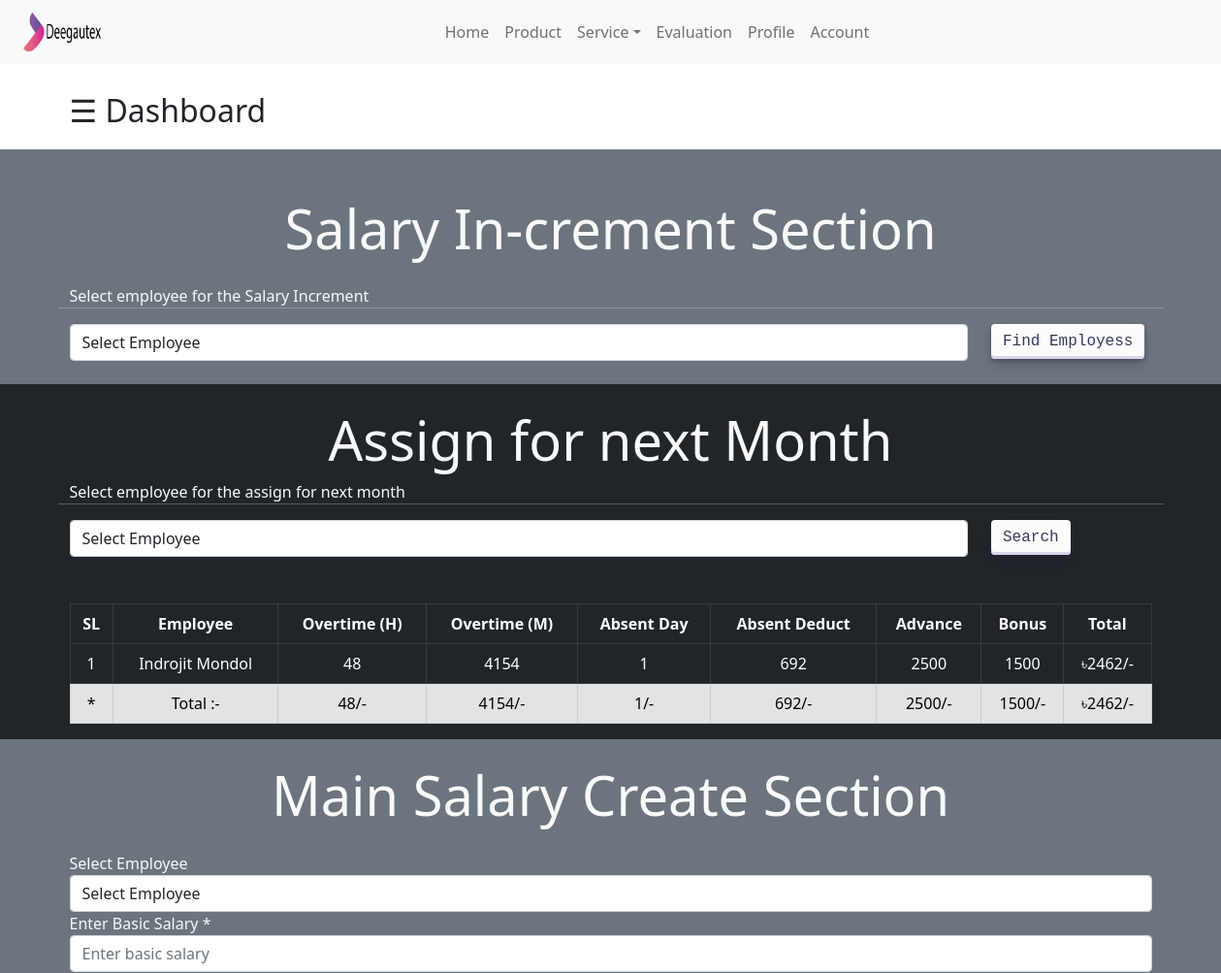
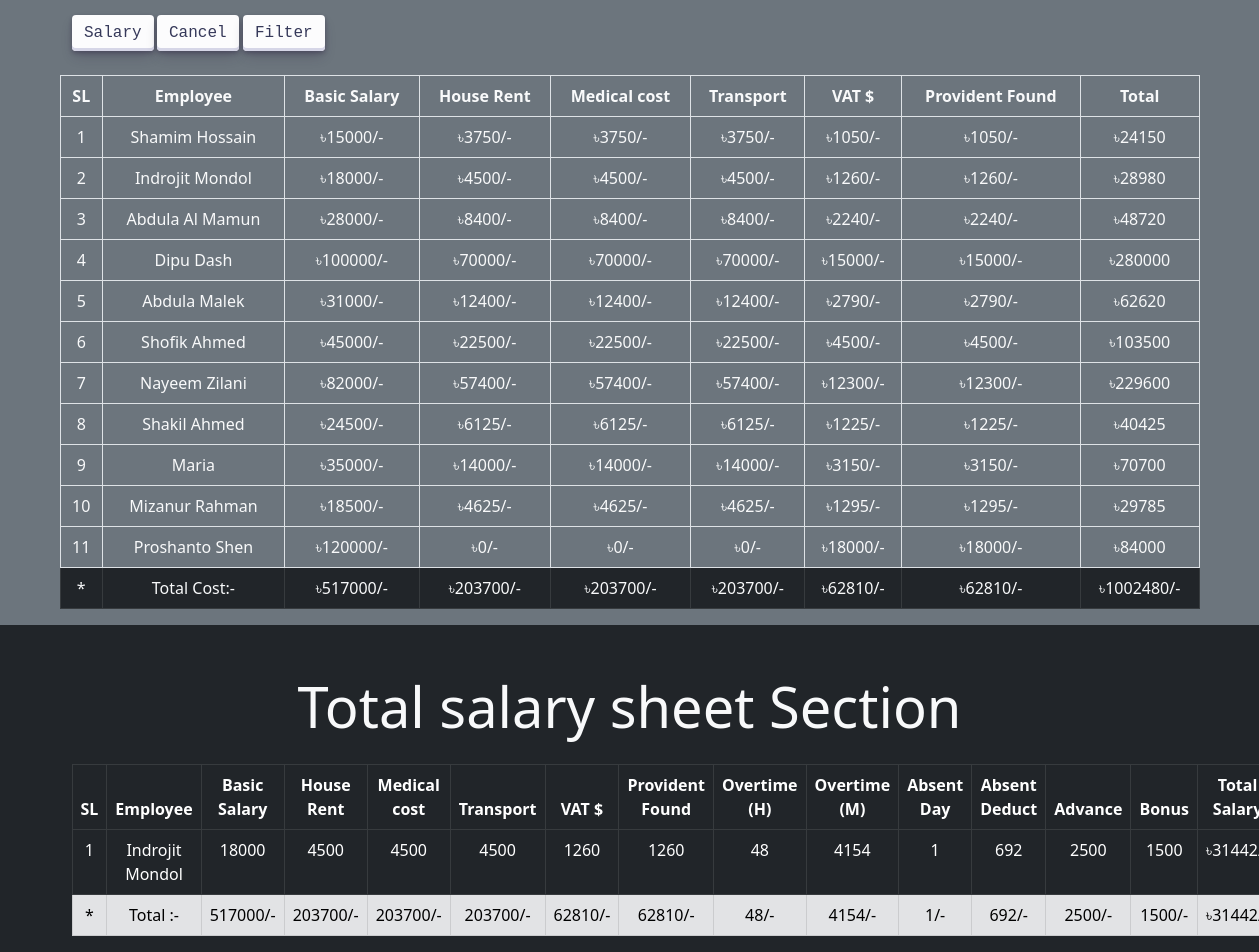
The app's page /salary.php (signed in) with its own data (2 pictures, top to bottom).
### tables this page shows
CREATE TABLE `tb_employeeinfo` (
  `Id` int(11) NOT NULL,
  `E_Name` varchar(255) NOT NULL,
  `E_Designation` varchar(255) DEFAULT NULL,
  `E_Username` varchar(255) NOT NULL,
  `E_DOB` date DEFAULT NULL,
  `E_Gender` varchar(255) DEFAULT NULL,
  `E_Email` varchar(255) DEFAULT NULL,
  `E_Password` varchar(255) DEFAULT NULL,
  `E_Phone` int(11) DEFAULT NULL,
  `E_Status` int(11) DEFAULT NULL,
  `E_FatherName` varchar(255) DEFAULT NULL,
  `E_MotherName` varchar(255) DEFAULT NULL,
  `E_PresentAddress` varchar(255) DEFAULT NULL,
  `E_PermanentAddress` varchar(255) DEFAULT NULL,
  `E_EmargencyPhone` int(11) DEFAULT NULL,
  `E_Nationality` varchar(255) DEFAULT NULL,
  `E_MarritalStatus` varchar(255) DEFAULT NULL,
  `E_Religion` varchar(255) DEFAULT NULL,
  `E_NID` int(11) DEFAULT NULL,
  `E_OfficeId` int(11) DEFAULT NULL,
  `E_JoinDate` date DEFAULT NULL,
  `E_BloodGroup` varchar(255) DEFAULT NULL,
  `E_Image` varchar(255) DEFAULT NULL,
  `E_EvaluationPermission` int(11) DEFAULT NULL,
  `E_dep_id` int(11) DEFAULT NULL,
  `E_AccountPermittion` int(11) DEFAULT NULL
);

CREATE TABLE `tb_salarysheet` (
  `Id` int(11) NOT NULL,
  `SalaryId` int(11) DEFAULT NULL,
  `EId` int(11) DEFAULT NULL,
  `Date` date DEFAULT NULL,
  `MonthYear` varchar(255) DEFAULT NULL,
  `OvertimeH` int(11) DEFAULT NULL,
  `OvertimeM` int(11) DEFAULT NULL,
  `AbsentD` int(11) DEFAULT NULL,
  `AbsentDeductM` int(11) DEFAULT NULL,
  `Advance` int(11) DEFAULT NULL,
  `Bonus` int(11) DEFAULT NULL
);

CREATE TABLE `tb_salaryinfo` (
  `Id` int(11) NOT NULL,
  `EId` int(11) DEFAULT NULL,
  `BasicSalary` int(11) DEFAULT NULL,
  `HouseRent` int(11) DEFAULT NULL,
  `MedicalCost` int(11) DEFAULT NULL,
  `Transport` int(11) DEFAULT NULL,
  `VAT` int(11) DEFAULT NULL,
  `ProvedentFound` int(11) DEFAULT NULL,
  `IncrementDate` date DEFAULT NULL
);

### salary.php (the view, shortened to what the rows shown need)
<?php
include 'dbconfig.php';
    if(isset($_SESSION['Id']) && isset($_SESSION['E_Name']))
    {
        $Id = "".$_SESSION['Id'];
        $accountPermisstion = 1;
        $sqlAccount = "SELECT * FROM tb_employeeinfo WHERE Id = $Id AND E_AccountPermittion = $accountPermisstion";
        $sqlAccountResult = mysqli_query($conn,$sqlAccount);
        $row = mysqli_fetch_assoc($sqlAccountResult);
        if($row['E_AccountPermittion'] == $accountPermisstion)
        {
?>
<!DOCTYPE html>
<html lang="en">
<head>
    <link rel="stylesheet" href="https://cdnjs.cloudflare.com/ajax/libs/font-awesome/4.7.0/css/font-awesome.min.css">
    <link href="https://cdn.jsdelivr.net/npm/bootstrap@5.0.2/dist/css/bootstrap.min.css" rel="stylesheet">
    <link rel="stylesheet" href="salary.css"  media="screen">
    <link rel="stylesheet" href="styleProductFilter.css">
</head>
<body>
<br>
<section id="Next-month-assign" class="bg-dark pt-4">
    <div class="container">
        <div class="row">
            <div class="col">
                <table class="table table-bordered table-dark text-center">
                    <thead>
                        <tr>
                            <th scope="col">SL</th>
                            <th scope="col">Employee</th>
                            <th scope="col">Overtime (H)</th>
                            <th scope="col">Overtime (M)</th>
                            <th scope="col">Absent Day</th>
                            <th scope="col">Absent Deduct</th>
                            <th scope="col">Advance</th>
                            <th scope="col">Bonus</th>
                            <th scope="col">Total</th>
                        </tr>
                    </thead>
                    <tbody>
                        <?php
                        $thisMonth = date("Ym");
                        $i=1;
                        $sqlSalarySheet = "SELECT * FROM `tb_salarysheet` WHERE MonthYear = '$thisMonth'";
                        $sqlSalarySheetResult = mysqli_query($conn,$sqlSalarySheet);
                        foreach($sqlSalarySheetResult AS $val)
                        {?>
                        <tr>
                            <td><?php echo $i;?></td>
                            <?php
                            $EPId = $val['EId'];
                            $sqlEMP = "SELECT EMP.E_Name FROM `tb_employeeinfo` AS EMP WHERE Id = '$EPId'";
                            $sqlEMPResult = mysqli_query($conn,$sqlEMP);
                            foreach($sqlEMPResult AS $EM){?>
                                <td><?php echo $EM['E_Name'];?></td>
                            <?php }
                            ?>
                            <td><?php echo $val['OvertimeH'];?></td>
                            <td><?php echo $val['OvertimeM'];?></td>
                            <td><?php echo $val['AbsentD'];?></td>
                            <td><?php echo $val['AbsentDeductM'];?></td>
                            <td><?php echo $val['Advance'];?></td>
                            <td><?php echo $val['Bonus'];?></td>
                            <?php
                            $sqlTotalAmount = "SELECT (SUM(OvertimeM)+SUM(Bonus))-(SUM(AbsentDeductM)+SUM(Advance)) FROM tb_salarysheet WHERE MonthYear = '$thisMonth' AND EId = '$EPId'";
                            $sqlToalAmountResult = mysqli_query($conn,$sqlTotalAmount);
                            while($row = mysqli_fetch_array($sqlToalAmountResult))
                            {
                                $result1 = $row['(SUM(OvertimeM)+SUM(Bonus))-(SUM(AbsentDeductM)+SUM(Advance))'];
                            }
                            $totalSalary = $result1;
                            ?>
                            <td><?php echo "৳".$totalSalary."/-";?></td>
                        </tr>
                        <?php
                            $i++;
                        }
                        ?>
                    </tbody>
                </table>
            </div>
        </div>
    </div>
</section>
<section id="salary-section" class="bg-secondary text-light">
    <div class="container">
        <div class="row">
            <table class="table table-bordered text-light text-center">
                <thead>
                    <tr>
                        <th scope="col">SL</th>
                        <th scope="col">Employee</th>
                        <th scope="col">Basic Salary</th>
                        <th scope="col">House Rent</th>
                        <th scope="col">Medical cost</th>
                        <th scope="col">Transport</th>
                        <th scope="col">VAT $</th>
                        <th scope="col">Provident Found</th>
                        <th scope="col">Total</th>
                    </tr>
                </thead>
                <tbody>
                    <?php
                    $i=1;
                    $sqlSalaryInfo = "SELECT * FROM `tb_salaryinfo`";
                    $sqlSalaryInfoResult = mysqli_query($conn,$sqlSalaryInfo);
                    while($val = mysqli_fetch_array($sqlSalaryInfoResult))
                    {?>
                    <tr>
                        <td><?php echo $i;?></td>
                        <?php
                        $EPId = $val['EId'];
                        $sqlEMP = "SELECT EMP.E_Name FROM `tb_employeeinfo` AS EMP WHERE Id = '$EPId'";
                        $sqlEMPResult = mysqli_query($conn,$sqlEMP);
                        foreach($sqlEMPResult AS $EM){?>
                            <td><?php echo $EM['E_Name'];?></td>
                        <?php }
                        ?>
                        <td><?php echo "৳".$val['BasicSalary'].'/-';?></td>
                        <td><?php echo "৳".$val['HouseRent'].'/-';?></td>
                        <td><?php echo "৳".$val['MedicalCost'].'/-';?></td>
                        <td><?php echo "৳".$val['Transport'].'/-';?></td>
                        <td><?php echo "৳".$val['VAT'].'/-';?></td>
                        <td><?php echo "৳".$val['ProvedentFound'].'/-';?></td>
                        <?php
                        $sqlTotalAmount2 = "SELECT (SUM(BasicSalary)+SUM(HouseRent)+SUM(MedicalCost)+SUM(Transport))-(SUM(VAT)+SUM(ProvedentFound)) FROM tb_salaryinfo WHERE EId = '$EPId'";
                        $sqlTotalAmount2Result = mysqli_query($conn,$sqlTotalAmount2);
                        while($val = mysqli_fetch_array($sqlTotalAmount2Result))
                        {
                            $result2 = $val['(SUM(BasicSalary)+SUM(HouseRent)+SUM(MedicalCost)+SUM(Transport))-(SUM(VAT)+SUM(ProvedentFound))'];
                        }
                        ?>
                        <td><?php echo "৳".$result2;?></td>
                    </tr>
                    <?php
                    $i++;
                    }
                    ?>
                </tbody>
            </table>
        </div>
    </div>
</section>
<section id="TotalSalaryList-section" class="bg-dark pt-4">
    <div class="container">
        <div class="row">
            <div class="col">
                <table class="table table-bordered table-dark text-center">
                    <thead>
                        <tr>
                            <th scope="col">SL</th>
                            <th scope="col">Employee</th>
                            <th scope="col">Basic Salary</th>
                            <th scope="col">House Rent</th>
                            <th scope="col">Medical cost</th>
                            <th scope="col">Transport</th>
                            <th scope="col">VAT $</th>
                            <th scope="col">Provident Found</th>
                            <th scope="col">Overtime (H)</th>
                            <th scope="col">Overtime (M)</th>
                            <th scope="col">Absent Day</th>
                            <th scope="col">Absent Deduct</th>
                            <th scope="col">Advance</th>
                            <th scope="col">Bonus</th>
                            <th scope="col">Total Salary</th>
                        </tr>
                    </thead>
                    <tbody>
                        <?php
                        $thisMonth = date("Ym");
                        $i=1;
                        $sqlSalarySheet = "SELECT * FROM `tb_salarysheet` WHERE MonthYear = '$thisMonth'";
                        $sqlSalarySheetResult = mysqli_query($conn,$sqlSalarySheet);
                        foreach($sqlSalarySheetResult AS $val)
                        {?>
                        <tr>
                            <td><?php echo $i;?></td>
                            <?php
                            $EPId = $val['EId'];
                            $sqlEMP = "SELECT EMP.E_Name FROM `tb_employeeinfo` AS EMP WHERE Id = '$EPId'";
                            $sqlEMPResult = mysqli_query($conn,$sqlEMP);
                            foreach($sqlEMPResult AS $EM){?>
                                <td><?php echo $EM['E_Name'];?></td>
                            <?php }
                            ?>
                            <?php $slid = $val['SalaryId'];
                            $sqlSalaryInfo = "SELECT * FROM `tb_salaryinfo` WHERE Id = '$slid'";
                            $sqlSalaryInfoResult = mysqli_query($conn,$sqlSalaryInfo);
                            while($row = mysqli_fetch_array($sqlSalaryInfoResult))
                            {?>
                            <td><?php echo $row['BasicSalary'];?></td>
                            <td><?php echo $row['HouseRent'];?></td>
                            <td><?php echo $row['MedicalCost'];?></td>
                            <td><?php echo $row['Transport'];?></td>
                            <td><?php echo $row['VAT'];?></td>
                            <td><?php echo $row['ProvedentFound'];?></td>
                        <?php    }
                            ?>
                            <td><?php echo $val['OvertimeH'];?></td>
                            <td><?php echo $val['OvertimeM'];?></td>
                            <td><?php echo $val['AbsentD'];?></td>
                            <td><?php echo $val['AbsentDeductM'];?></td>
                            <td><?php echo $val['Advance'];?></td>
                            <td><?php echo $val['Bonus'];?></td>
                            <?php
                            $sqlTotalAmount = "SELECT (SUM(OvertimeM)+SUM(Bonus))-(SUM(AbsentDeductM)+SUM(Advance)) FROM tb_salarysheet WHERE MonthYear = '$thisMonth' AND EId = '$EPId'";
                            $sqlToalAmountResult = mysqli_query($conn,$sqlTotalAmount);
                            while($row = mysqli_fetch_array($sqlToalAmountResult))
                            {
                                $result1 = $row['(SUM(OvertimeM)+SUM(Bonus))-(SUM(AbsentDeductM)+SUM(Advance))'];
                            }
                            $sqlTotalAmount2 = "SELECT (SUM(BasicSalary)+SUM(HouseRent)+SUM(MedicalCost)+SUM(Transport))-(SUM(VAT)+SUM(ProvedentFound)) FROM tb_salaryinfo WHERE EId = '$EPId'";
                            $sqlTotalAmount2Result = mysqli_query($conn,$sqlTotalAmount2);
                            while($val = mysqli_fetch_array($sqlTotalAmount2Result))
                            {
                                $result2 = $val['(SUM(BasicSalary)+SUM(HouseRent)+SUM(MedicalCost)+SUM(Transport))-(SUM(VAT)+SUM(ProvedentFound))'];
                            }
                            $totalSalary = $result1+$result2;
                            ?>
                            <td><?php echo "৳".$totalSalary."/-";?></td>
                        </tr>
                        <?php
                            $i++;
                        }
                        ?>
                    </tbody>
                </table>
        </div>
    </div>
</section>
</body>
</html>
<?php
        }
    }
    else{
        header("Location: log.php");
        exit();
    }
?>

### records on screen
tb_salarysheet: OvertimeH "48", OvertimeM "4154", AbsentD "1", AbsentDeductM "692", Advance "2500", Bonus "1500", totalSalary "2462", totalSalary "31442"
tb_employeeinfo: E_Name "Shamim Hossain"
tb_employeeinfo: E_Name "Indrojit Mondol"
tb_salaryinfo: BasicSalary "15000", HouseRent "3750", MedicalCost "3750", Transport "3750", VAT "1050", ProvedentFound "1050", result2 "24150"
tb_salaryinfo: BasicSalary "18000", HouseRent "4500", MedicalCost "4500", Transport "4500", VAT "1260", ProvedentFound "1260", result2 "28980"
tb_salaryinfo: BasicSalary "28000", HouseRent "8400", MedicalCost "8400", Transport "8400", VAT "2240", ProvedentFound "2240", result2 "48720"
tb_employeeinfo: E_Name "Abdula Al Mamun"
tb_salaryinfo: BasicSalary "100000", HouseRent "70000", MedicalCost "70000", Transport "70000", VAT "15000", ProvedentFound "15000", result2 "280000"
tb_employeeinfo: E_Name "Dipu Dash"
tb_salaryinfo: BasicSalary "31000", HouseRent "12400", MedicalCost "12400", Transport "12400", VAT "2790", ProvedentFound "2790", result2 "62620"
tb_employeeinfo: E_Name "Abdula Malek"
tb_salaryinfo: BasicSalary "45000", HouseRent "22500", MedicalCost "22500", Transport "22500", VAT "4500", ProvedentFound "4500", result2 "103500"
tb_employeeinfo: E_Name "Shofik Ahmed"
tb_salaryinfo: BasicSalary "82000", HouseRent "57400", MedicalCost "57400", Transport "57400", VAT "12300", ProvedentFound "12300", result2 "229600"
tb_employeeinfo: E_Name "Nayeem Zilani"
tb_salaryinfo: BasicSalary "24500", HouseRent "6125", MedicalCost "6125", Transport "6125", VAT "1225", ProvedentFound "1225", result2 "40425"
tb_employeeinfo: E_Name "Shakil Ahmed"
tb_salaryinfo: BasicSalary "35000", HouseRent "14000", MedicalCost "14000", Transport "14000", VAT "3150", ProvedentFound "3150", result2 "70700"
tb_employeeinfo: E_Name "Maria"
tb_salaryinfo: BasicSalary "18500", HouseRent "4625", MedicalCost "4625", Transport "4625", VAT "1295", ProvedentFound "1295", result2 "29785"
tb_employeeinfo: E_Name "Mizanur Rahman"
tb_salaryinfo: BasicSalary "120000", HouseRent "0", MedicalCost "0", Transport "0", VAT "18000", ProvedentFound "18000", result2 "84000"
tb_employeeinfo: E_Name "Proshanto Shen"

### other values on screen
$OTH "48"
$OTM "4154"
$ABD "1"
$ABDM "692"
$AD "2500"
$BNS "1500"
$result "2462"
$basic "517000"
$house "203700"
$medical "203700"
$trans "203700"
$vat "62810"
$pbtf "62810"
$result "1002480"
$result "31442"
